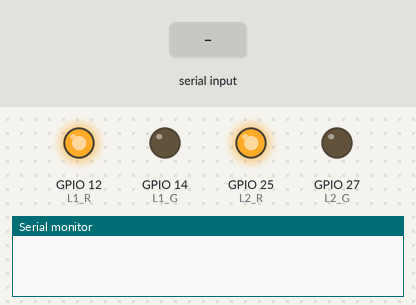
Recording of a sketch running on a simulated ESP32. On the bench: output pins drawn as LEDs (lit = HIGH), the last lines printed to the serial monitor. Inputs (shaded band) come from the test bench.

Above: at 1.2 s.
1.3 s: "90,45\n" received over Serial
At 1.9 s:
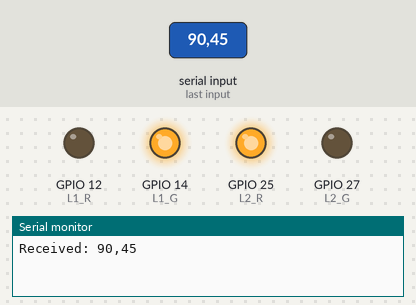
Timing chart, 0 to 4.3 s (numbered marks = the images above; inputs shaded):
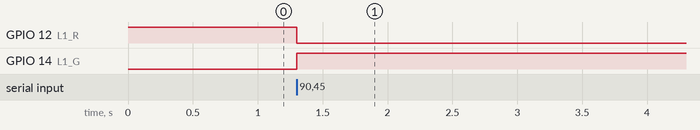

The sketch:

smart_traffic_system_esp32.ino
```cpp
#define L1_R 12
#define L1_G 14

#define L2_R 25
#define L2_G 27

int lane1 = 0, lane2 = 0;
int lastWinner = -1;

void setup() {
  Serial.begin(115200);

  pinMode(L1_R, OUTPUT);
  pinMode(L1_G, OUTPUT);
  pinMode(L2_R, OUTPUT);
  pinMode(L2_G, OUTPUT);

  // initial state
  digitalWrite(L1_R, HIGH);
  digitalWrite(L2_R, HIGH);
}

void allRed() {
  digitalWrite(L1_R, HIGH);
  digitalWrite(L2_R, HIGH);
  digitalWrite(L1_G, LOW);
  digitalWrite(L2_G, LOW);
}

void lane1Green(int duration) {
  digitalWrite(L1_G, HIGH);
  digitalWrite(L1_R, LOW);
  digitalWrite(L2_R, HIGH);
  digitalWrite(L2_G, LOW);

  delay(duration);

  allRed();
  delay(2000);
}

void lane2Green(int duration) {
  digitalWrite(L2_G, HIGH);
  digitalWrite(L2_R, LOW);
  digitalWrite(L1_R, HIGH);
  digitalWrite(L1_G, LOW);

  delay(duration);

  allRed();
  delay(2000);
}

void loop() {

  if (Serial.available()) {
    String data = Serial.readStringUntil('\n');

    int commaIndex = data.indexOf(',');
    if (commaIndex > 0) {
      lane1 = data.substring(0, commaIndex).toInt();
      lane2 = data.substring(commaIndex + 1).toInt();

      Serial.print("Received: ");
      Serial.print(lane1);
      Serial.print(",");
      Serial.println(lane2);

      int baseTime = 60000;
      int buffer = 20000;

      if (lane1 > lane2) {
        int duration = baseTime;

        if (lastWinner == 0) duration += buffer;

        lane1Green(duration);
        lastWinner = 0;

        lane2Green(baseTime);

      } else {
        int duration = baseTime;

        if (lastWinner == 1) duration += buffer;

        lane2Green(duration);
        lastWinner = 1;

        lane1Green(baseTime);
      }
    }
  }
}
```

Measured:
- after the input at 1.3 s, GPIO 12 (L1_R): HIGH → LOW at once; GPIO 14 (L1_G): LOW → HIGH at once
